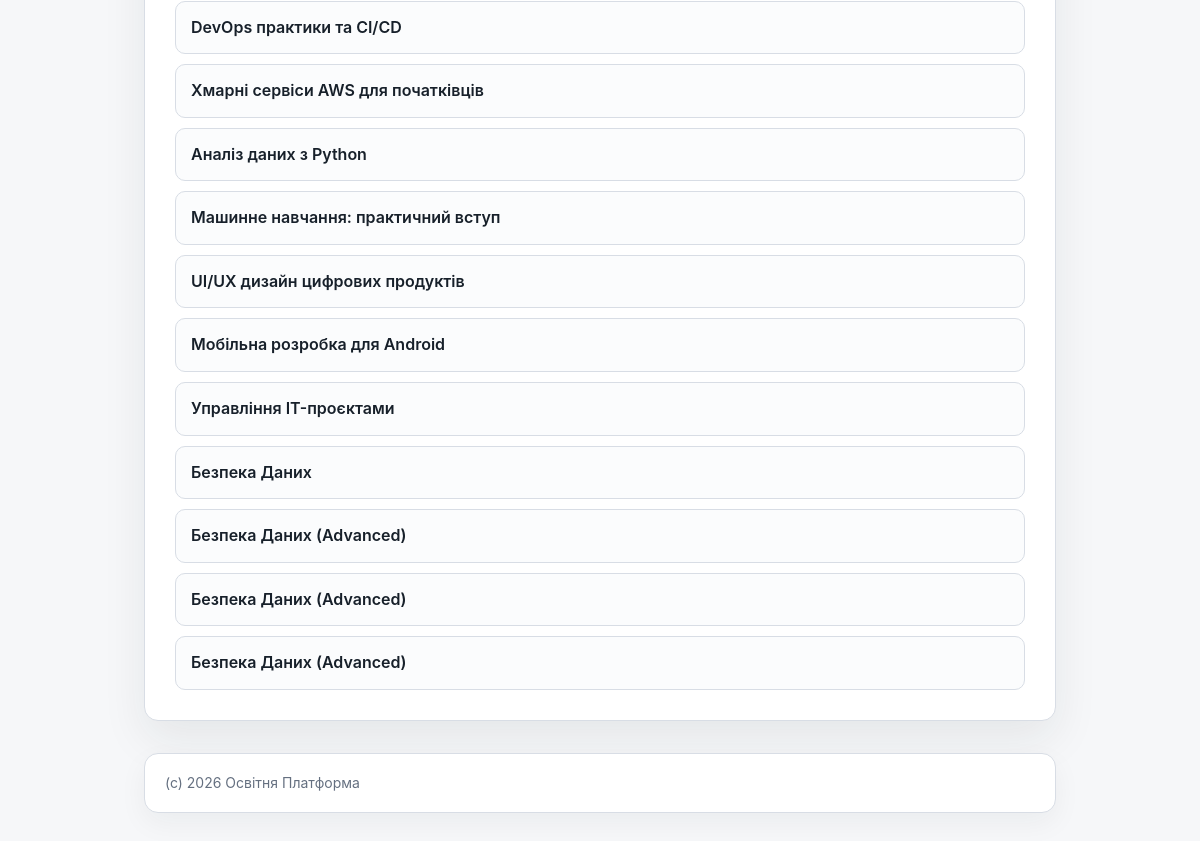
The page /courses/list/ (lower part) on the database as committed earlier.
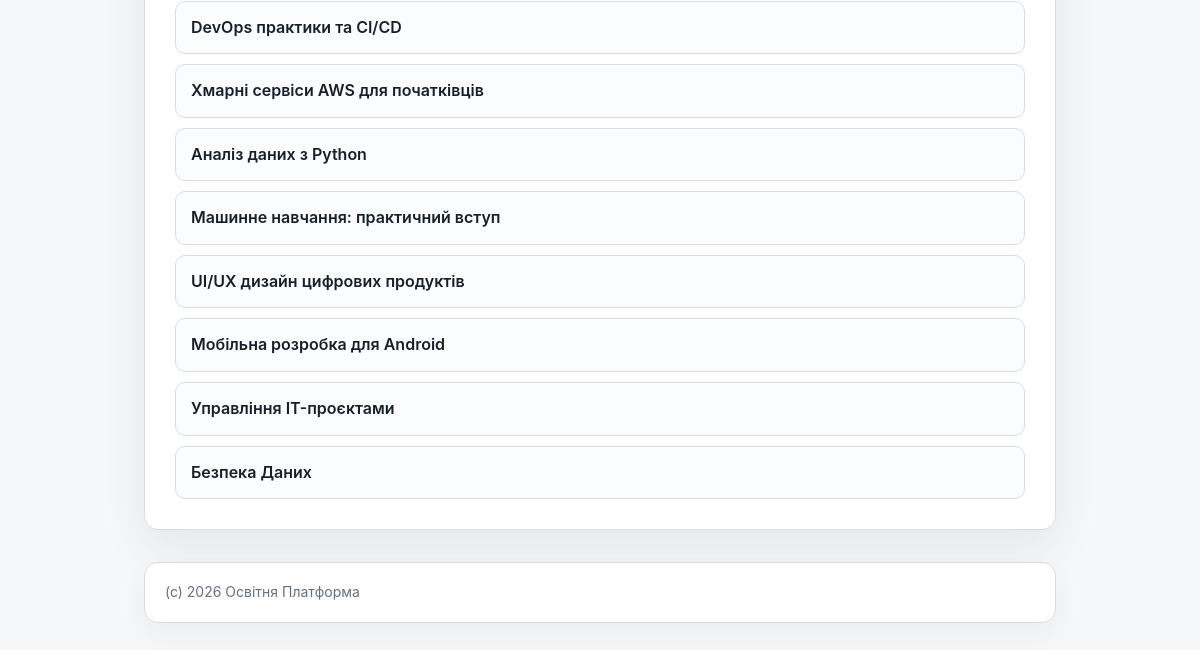
The same page on the database as committed later.
### courses/models/course.py (models this page shows, shortened)
class Course(models.Model):
    LEVELS = [
        ('beginner', 'Beginner'),
        ('intermediate', 'Intermediate'),
        ('advanced', 'Advanced'),
    ]
    name = models.CharField(max_length=200)
    description = models.TextField()
    teacher = models.ForeignKey(settings.AUTH_USER_MODEL, on_delete=models.SET_NULL, null=True, blank=True)
    level = models.CharField(max_length=32, choices=LEVELS, default='beginner')
    price = models.DecimalField(decimal_places=2, max_digits=6, default=5000.0)
    is_test = models.BooleanField(default=False)
    created_at = models.DateTimeField(auto_now_add=True)
    updated_at = models.DateTimeField(auto_now=True)

### courses/views.py (the view)
# urls.py: path('courses/list/', CoursesListView.as_view(), name='courses_list'),
class CoursesListView(ListView):
    template_name = 'courses/courses_list.html'
    model = Course
    context_object_name = 'courses_list'

### courses/templates/courses/courses_list.html (shortened to what this page needs)
{% extends 'courses/base.html' %}
{% block main %}
<main>
    <ul>
    {% for course in courses_list %}
        <li><a href="{% url 'course_details' course.id %}">{{ course.name }}</a></li>
    {% empty %}
        Немає курсів
    {% endfor %}
    </ul>
</main>
{% endblock %}

Rows that differ between the two databases and show on the page:
removed Course: name "Безпека Даних (Advanced)"
removed Course: name "Безпека Даних (Advanced)"
removed Course: name "Безпека Даних (Advanced)"
